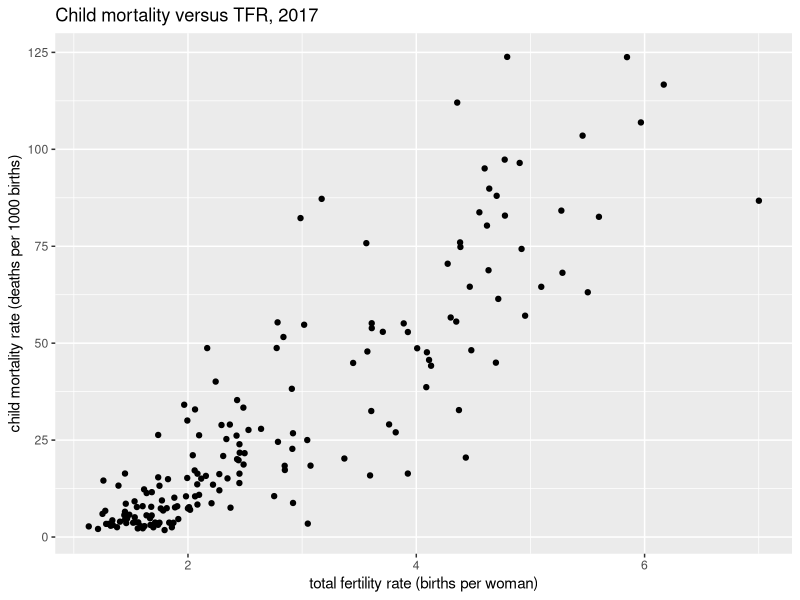
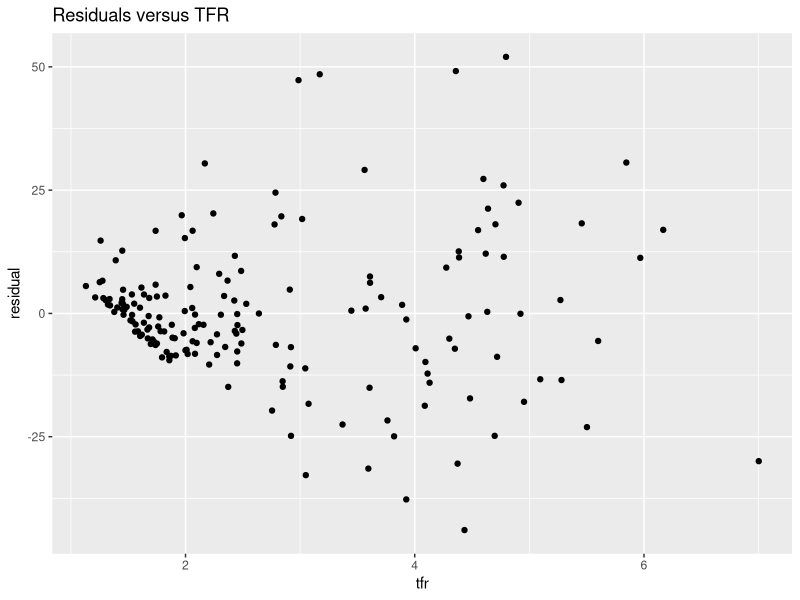
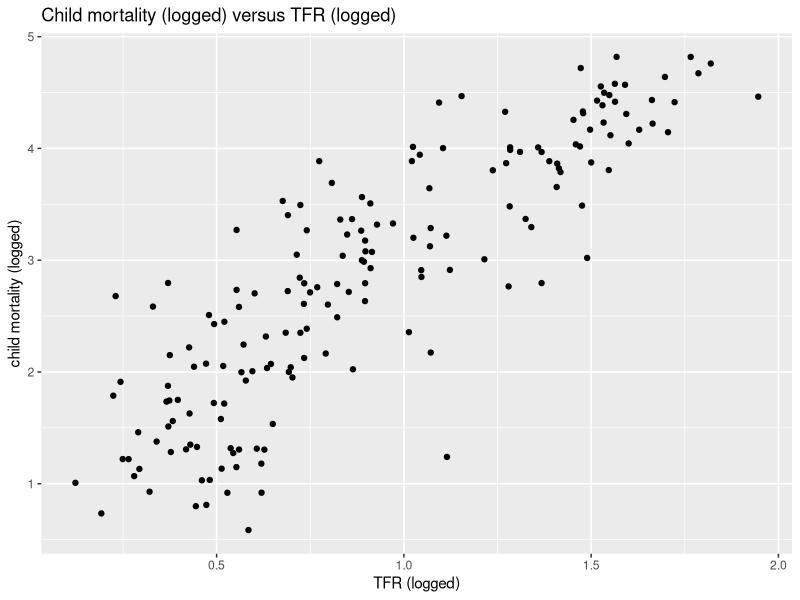

Source code (R) for these figures, in order:
## ---- chunk 1
library(tidyverse)
library(here)
country_ind <- read_csv(here("data/country_indicators.csv"))

## ---- chunk 2
country_ind_2017 <- country_ind |> filter(year==2017)
## ---- chunk 3
ggplot(country_ind_2017, aes(tfr, child_mort)) + 
  geom_point()+
    labs(title = "Child mortality versus TFR, 2017", 
       x = "total fertility rate (births per woman)",
       y = "child mortality rate (deaths per 1000 births)")
## ---- chunk 4
childmort_tfr_model <- lm(formula = child_mort~tfr, data = country_ind_2017)
summary(childmort_tfr_model)
## ---- chunk 5
names(summary(childmort_tfr_model))
## ---- chunk 6
summary(childmort_tfr_model)[["r.squared"]]
## ---- chunk 7
Ybar <- country_ind_2017 |> 
  summarise(mean(child_mort)) |> 
  pull() # pull the number out of the dataframe
Ybar

# note you could have alternatively done
# mean(country_ind_2017$child_mort)
## ---- chunk 8
names(childmort_tfr_model)
Yhat <- childmort_tfr_model[["fitted.values"]]
## ---- chunk 9
SSM <-  sum((Yhat - Ybar)^2)
SSM
## ---- chunk 10
Yi <- country_ind_2017 |> 
  select(child_mort) |> 
  pull()
Yi
## ---- chunk 11
SST <- sum((Yi - Ybar)^2)
SST
## ---- chunk 12
SSM/SST
## ---- chunk 13
resid <- childmort_tfr_model[["residuals"]]
## ---- chunk 14
country_ind_2017_resid <- country_ind_2017 |> 
  mutate(residual = resid)

country_ind_2017_resid
## ---- chunk 15
ggplot(data = country_ind_2017_resid, aes(x = tfr, y = residual)) +
  geom_point()+
  labs(title = "Residuals versus TFR")
## ---- chunk 16
country_ind_2017 <- country_ind_2017 |> 
  mutate(log_child_mort = log(child_mort),
         log_tfr = log(tfr))
## ---- chunk 17
ggplot(data = country_ind_2017, aes(x = log_tfr, y = log_child_mort)) + 
  geom_point() + 
  labs(title = "Child mortality (logged) versus TFR (logged)",
       x = "TFR (logged)",
       y = "child mortality (logged)")
## ---- chunk 18
childmort_tfr_model_log <- lm(log_child_mort~log_tfr, data = country_ind_2017)
summary(childmort_tfr_model_log)
